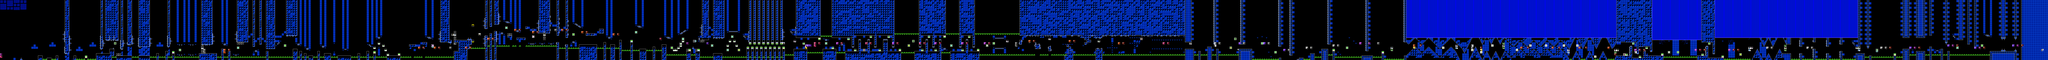

A level layout from a 2D game, rendered from its tile map. Below: a short description, then the map file with tile-grid data replaced by summaries:
An orthogonal 916x27 tile map with 16x16 px tiles, 2 tile layers (SP, ...), 3 tilesets, 2 image layers.

<map version="1.10" tiledversion="1.11.2" orientation="orthogonal" renderorder="right-down" width="916" height="27" tilewidth="16" tileheight="16" infinite="0" nextlayerid="5" nextobjectid="1">
 <editorsettings>
  <chunksize width="16" height="27" />
  <export target="fingerdash.csv" format="csv" />
 </editorsettings>
 <tileset firstgid="1" name="famidash" tilewidth="16" tileheight="16" tilecount="256" columns="16">
  <image source="../../../GRAPHICS/famidash.bmp" width="256" height="256" />
 </tileset>
 <tileset firstgid="257" name="sprites" tilewidth="16" tileheight="16" tilecount="256" columns="16">
  <image source="../../../GRAPHICS/sprites.png" width="256" height="256" />
 </tileset>
 <tileset firstgid="513" name="sprites" tilewidth="16" tileheight="16" tilecount="256" columns="16">
  <image source="../../../GRAPHICS/sprites.png" width="256" height="256" />
 </tileset>
 <imagelayer id="3" name="Image Layer 1" parallaxx="0.9" parallaxy="0.9" repeatx="1" repeaty="1">
  <image source="../../../GRAPHICS/Old/parallax Blue.bmp" width="144" height="72" />
 </imagelayer>
 <imagelayer id="4" name="Image Layer 2" offsetx="0" offsety="432" repeatx="1">
  <image source="../../../GRAPHICS/ground.bmp" width="64" height="128" />
 </imagelayer>
 <layer id="1" width="916" height="27">
  <data>[24732 cells, 14022 non-empty, 104 distinct tile ids]</data>
 </layer>
 <layer id="2" name="SP" width="916" height="27">
  <data>[24732 cells, 290 non-empty, 60 distinct tile ids]</data>
 </layer>
</map>
